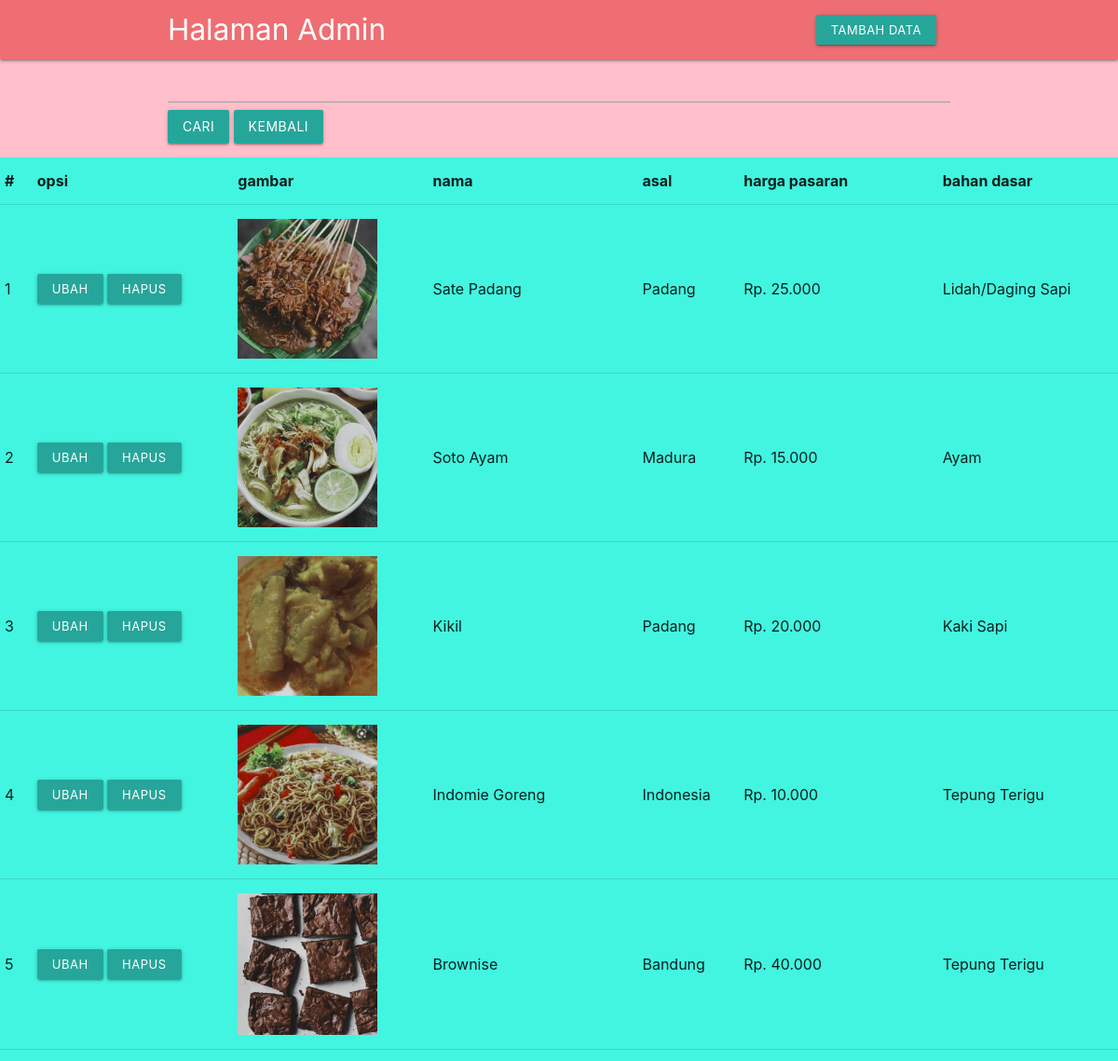
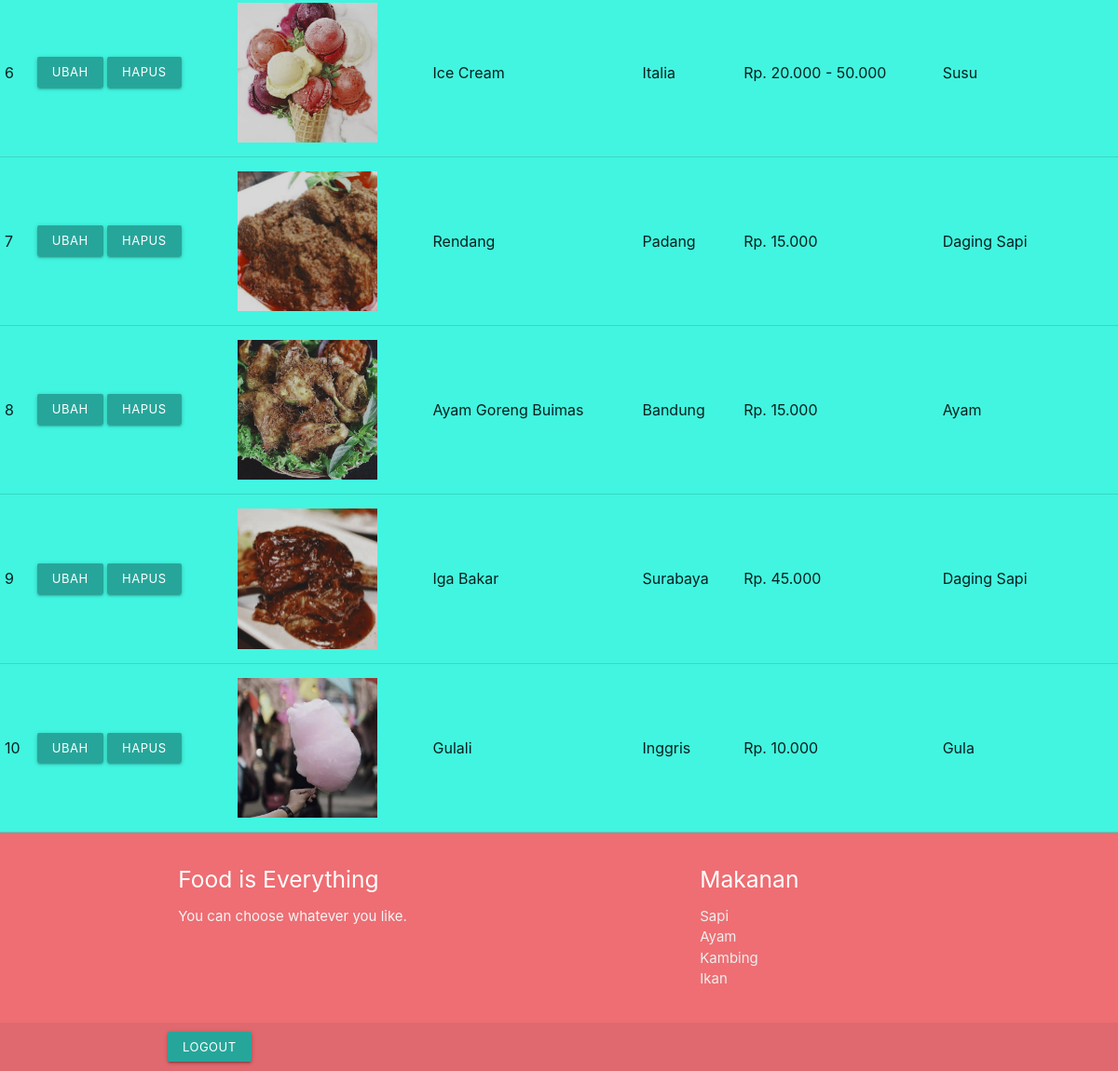
/php/admin.php (signed in), run on the app's committed database (2 pictures, top to bottom).
### tables this page shows
CREATE TABLE `makanan` (
  `id` int(11) NOT NULL,
  `img` varchar(20) NOT NULL,
  `nama` varchar(20) NOT NULL,
  `asal` varchar(20) NOT NULL,
  `harga_pasaran` varchar(20) NOT NULL,
  `bahan_dasar` varchar(20) NOT NULL
);

### php/functions.php (called while the page is built, shortened)
<?php
function koneksi() {
    $conn = mysqli_connect("127.0.0.1" , "root" , "") or die("Koneksi ke DB Gagal");
    mysqli_select_db($conn, "tubes_193040122") or die("Database Salah!");
    return $conn;
}
function query($sql){
    $conn = koneksi();
    $result = mysqli_query($conn, "$sql");
    $rows = [];
    while ($row = mysqli_fetch_assoc($result)) {
        $rows[] = $row;
    }
    return $rows;
}
?>

### php/admin.php (the view, shortened to what this page needs)
<?php
require 'functions.php';
$makanan = query ( "SELECT * FROM  makanan" );
if(isset($_GET['cari'])) {
    $keyword = $_GET['keyword'];
    $makanan = query("SELECT * FROM makanan WHERE
                img LIKE '%$keyword%' OR
                nama LIKE '%$keyword%' OR
                asal LIKE '%$keyword%' OR
                harga_pasaran LIKE '%$keyword%' OR
                bahan_dasar LIKE '%$keyword%'  ");
} else {
    $makanan = query("SELECT * FROM makanan");
}
?>
<html>
<head>
      <link type="text/css" rel="stylesheet" href="../css/materialize.min.css"  media="screen,projection"/>
</head>
<body style="background-color: pink;">
<nav>
    <div class="container">
    <div class="nav-wrapper">
      <a href="#!" class="brand-logo">Halaman Admin</a>
      <ul class="right hide-on-med-and-down">
        <li><a class="waves-effect waves-light btn-small" href="tambah.php">Tambah Data</a></li>
      </ul>
    </div>
    </div>
  </nav>
    <form action="" method="get">
        <div class="container">
        <input type="text" name="keyword" autofocus>
        <button class="waves-effect waves-light btn" name="cari">Cari</button>
        <button class="waves-effect waves-light btn" ><a href="admin.php" style="text-decoration : none; color : white;">Kembali</a></button>
    </div>
    </form>
    <table style="background-color: #42f5e0;" border="1" cellpadding ="13" cellspacing="0">
        <div class="container">
        <tr>
            <th>#</th>
            <th>opsi</th>
            <th>gambar</th>
            <th>nama</th>
            <th>asal</th>
            <th>harga pasaran</th>
            <th>bahan dasar</th>
        </tr>
    <?php if(empty($makanan)) : ?>
    <tr>
        <td colspan="7">
            <h1>Data Tidak Ditemukan</h1>
        </td>
    </tr>
    <?php else : ?>
        <?php $i = 1; ?>
        <?php foreach ($makanan as $mkn) : ?>
            <tr>
                <td><?= $i; ?></td>
                <td>
                    <a class="waves-effect waves-light btn-small" href="ubah.php?id=<?= $mkn['id'] ?>">Ubah</a>
                    <a class="waves-effect waves-light btn-small" href="hapus.php?id=<?= $mkn['id']?>" onclick="return confirm('Hapus Data??')">Hapus</a>
                </td>
                <td><img src="../assets/img/<?= $mkn['img']?>" alt=""></td>
                <td><?= $mkn['nama']?></td>
                <td><?= $mkn['asal']?></td>
                <td><?= $mkn['harga_pasaran']?></td>
                <td><?= $mkn['bahan_dasar']?></td>
            </tr>
            <?php $i++;?>
        <?php endforeach;?>
    <?php endif;?>
</div>
    </table>
    <footer class="page-footer">
          <div class="container">
            <div class="row">
              <div class="col l6 s12">
                <h5 class="white-text">Food is Everything</h5>
                <p class="grey-text text-lighten-4">You can choose whatever you like.</p>
              </div>
              <div class="col l4 offset-l2 s12">
                <h5 class="white-text">Makanan</h5>
                <ul>
                  <li><a class="grey-text text-lighten-3" >Sapi</a></li>
                  <li><a class="grey-text text-lighten-3" >Ayam</a></li>
                  <li><a class="grey-text text-lighten-3" >Kambing</a></li>
                  <li><a class="grey-text text-lighten-3" >Ikan</a></li>
                </ul>
              </div>
            </div>
          </div>
          <div class="footer-copyright">
            <div class="container">
             <div class="logout">
        <a class="waves-effect waves-light btn-small" href="logout.php">Logout</a>
    </div>
            </div>
          </div>
        </footer>
</body>
</html>

### php/admin.php (style rules this page uses)
img { width : 150px; }

### data on the page
makanan: img (picture), nama "Sate Padang", asal "Padang", harga_pasaran "Rp. 25.000", bahan_dasar "Lidah/Daging Sapi"
makanan: img (picture), nama "Soto Ayam", asal "Madura", harga_pasaran "Rp. 15.000", bahan_dasar "Ayam"
makanan: img (picture), nama "Kikil", asal "Padang", harga_pasaran "Rp. 20.000", bahan_dasar "Kaki Sapi"
makanan: img (picture), nama "Indomie Goreng", asal "Indonesia", harga_pasaran "Rp. 10.000", bahan_dasar "Tepung Terigu"
makanan: img (picture), nama "Brownise", asal "Bandung", harga_pasaran "Rp. 40.000", bahan_dasar "Tepung Terigu"
makanan: img (picture), nama "Ice Cream", asal "Italia", harga_pasaran "Rp. 20.000 - 50.000", bahan_dasar "Susu"
makanan: img (picture), nama "Rendang", asal "Padang", harga_pasaran "Rp. 15.000", bahan_dasar "Daging Sapi"
makanan: img (picture), nama "Ayam Goreng Buimas", asal "Bandung", harga_pasaran "Rp. 15.000", bahan_dasar "Ayam"
makanan: img (picture), nama "Iga Bakar", asal "Surabaya", harga_pasaran "Rp. 45.000", bahan_dasar "Daging Sapi"
makanan: img (picture), nama "Gulali", asal "Inggris", harga_pasaran "Rp. 10.000", bahan_dasar "Gula"
